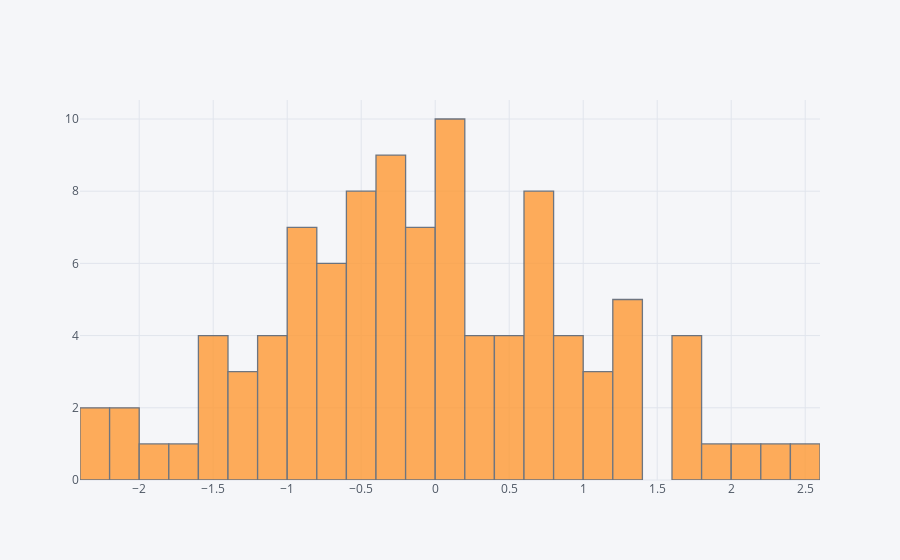

Source (notebook cell):
### Markdown cell above
## Histogram

### Code cell
df['A'].iplot(kind='hist',bins=30)

### Figure 1 — Plotly figure (JSON) as saved in the notebook; plotly's stock layout.template omitted (floating-point values rounded to 4 significant figures)
{"data": [{"histfunc": "count", "histnorm": "", "marker": {"color": "rgba(255, 153, 51, 1.0)", "line": {"color": "#4D5663", "width": 1.3}}, "name": "A", "nbinsx": 30, "opacity": 0.8, "orientation": "v", "type": "histogram", "x": [0.1383, 1.003, 0.6017, 0.07695, -0.6518, -1.102, -0.4746, 1.317, 0.8521, -0.1344, -2.246, -0.2704, 0.807, 0.1418, 0.3199, 0.8436, -0.6455, -0.5065, -0.8361, 1.243, -0.4973, -0.2308, -0.1149, -1.139, -0.2832, -1.45, 1.65, 0.09124, -0.5778, 0.6715, -0.2614, -0.458, -0.2293, -0.7265, -0.5521, -0.3872, 1.338, 0.6163, 1.809, 0.7147, -1.766, 0.1898, -1.25, 1.776, -1.346, -0.1001, -0.8965, -0.9167, -0.2004, -0.7267, -0.1342, -0.8568, -0.07032, 0.4736, 1.729, -0.4031, 0.1194, 2.429, -1.093, -0.7644, -1.409, 0.5069, 1.329, 0.6952, 0.04003, 0.05242, -0.2014, 1.684, 2.119, 0.5485, -0.3901, -0.9834, -1.506, 1.191, 0.5639, -0.4478, 0.9785, 0.7213, 1.292, -1.313, -1.549, -2.098, -2.331, -1.99, -0.1083, 0.0431, -2.183, 0.2207, -1.054, 0.178, -0.1973, 0.3545, 2.229, 1.173, -0.7827, -0.8972, 0.7185, -0.881, 0.7085, 0.2112]}], "layout": {"barmode": "overlay", "legend": {"bgcolor": "#F5F6F9", "font": {"color": "#4D5663"}}, "paper_bgcolor": "#F5F6F9", "plot_bgcolor": "#F5F6F9", "titlefont": {"color": "#4D5663"}, "xaxis1": {"gridcolor": "#E1E5ED", "showgrid": true, "tickfont": {"color": "#4D5663"}, "title": "", "titlefont": {"color": "#4D5663"}, "zerolinecolor": "#E1E5ED"}, "yaxis1": {"gridcolor": "#E1E5ED", "showgrid": true, "tickfont": {"color": "#4D5663"}, "title": "", "titlefont": {"color": "#4D5663"}, "zerolinecolor": "#E1E5ED"}}}
